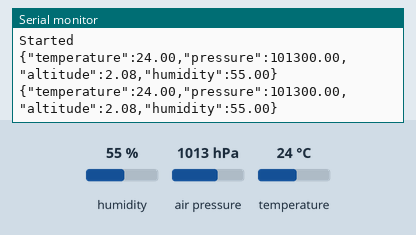
Recording of a sketch running on a simulated Arduino Uno, built with avr-gcc and run on an emulated ATmega328P. Parts: the last lines printed to the serial monitor. The test bench sets the inputs (shaded band); at power-on: humidity 55 %, air pressure 1013 hPa, temperature 24 °C.

Above: at 1.2 s.
1.3 s: humidity set to 22 %
At 2.6 s:
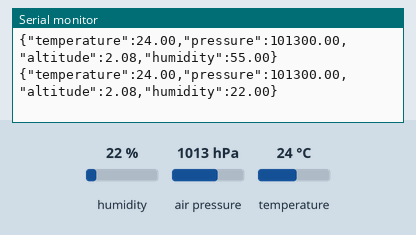
2.8 s: air pressure set to 952 hPa
At 3.7 s:
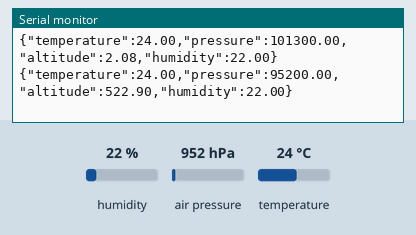
4.3 s: temperature set to 12 °C
At 5.3 s:
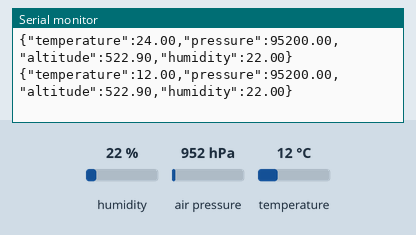

Measured:
- after the input at 1.3 s, the serial monitor: prints a new line after 0.70 s (image 1)
- after the input at 2.8 s, the serial monitor: prints a new line after 0.20 s (image 2)
- after the input at 4.3 s, the serial monitor: prints a new line after 0.71 s (image 3)

The sketch:

humitest.ino
```cpp
#include <Wire.h>
#include <SPI.h>
#include <Adafruit_Sensor.h>
#include <Adafruit_BME280.h>

#define BME_SCK 13
#define BME_MISO 12
#define BME_MOSI 11
#define BME_CS 10

#define SEALEVELPRESSURE_HPA (1013.25)

unsigned long read_interval = 1000;
unsigned long last_read_time = 10000;


Adafruit_BME280 bme; // I2C
//Adafruit_BME280 bme(BME_CS); // hardware SPI
//Adafruit_BME280 bme(BME_CS, BME_MOSI, BME_MISO, BME_SCK); // software SPI

void setup() {
    Serial.begin(9600);
    while(!Serial);    // time to get serial running
    Serial.println("Started");

    unsigned status;

    status = bme.begin(0x76);
    if (!status) {
        Serial.println("Could not find a valid BME280 sensor, check wiring, address, sensor ID!");
        Serial.print("SensorID was: 0x"); Serial.println(bme.sensorID(),16);
        Serial.print("        ID of 0xFF probably means a bad address, a BMP 180 or BMP 085\n");
        Serial.print("   ID of 0x56-0x58 represents a BMP 280,\n");
        Serial.print("        ID of 0x60 represents a BME 280.\n");
        Serial.print("        ID of 0x61 represents a BME 680.\n");
        while (1) delay(10);
    }
}


void loop() {
    if (millis() - last_read_time > read_interval) {
        last_read_time = millis();
        printValues();
    }
}


void printValues() {
    Serial.print("{");

    Serial.print("\"temperature\":");
    Serial.print(bme.readTemperature());

    Serial.print(",\"pressure\":");
    Serial.print(bme.readPressure());

    Serial.print(",\"altitude\":");
    Serial.print(bme.readAltitude(SEALEVELPRESSURE_HPA));

    Serial.print(",\"humidity\":");
    Serial.print(bme.readHumidity());

    Serial.print("}\n");
}
```
